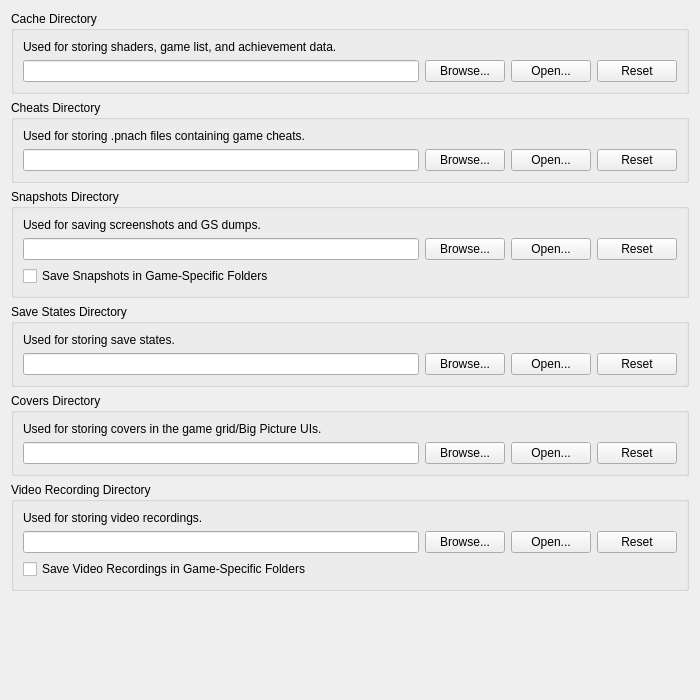
<?xml version="1.0" encoding="UTF-8"?>
<ui version="4.0">
 <class>FolderSettingsWidget</class>
 <widget class="QWidget" name="FolderSettingsWidget">
  <property name="geometry">
   <rect>
    <x>0</x>
    <y>0</y>
    <width>700</width>
    <height>700</height>
   </rect>
  </property>
  <layout class="QVBoxLayout" name="verticalLayout">
   <item>
    <widget class="QGroupBox" name="cacheGroup">
     <property name="title">
      <string>Cache Directory</string>
     </property>
     <layout class="QGridLayout" name="gridLayout_3">
      <item row="1" column="0">
       <widget class="QLineEdit" name="cache"/>
      </item>
      <item row="1" column="1">
       <widget class="QPushButton" name="cacheBrowse">
        <property name="text">
         <string>Browse...</string>
        </property>
       </widget>
      </item>
      <item row="1" column="2">
       <widget class="QPushButton" name="cacheOpen">
        <property name="text">
         <string>Open...</string>
        </property>
       </widget>
      </item>
      <item row="1" column="3">
       <widget class="QPushButton" name="cacheReset">
        <property name="text">
         <string>Reset</string>
        </property>
       </widget>
      </item>
      <item row="0" column="0" colspan="4">
       <widget class="QLabel" name="cacheLabel">
        <property name="text">
         <string>Used for storing shaders, game list, and achievement data.</string>
        </property>
        <property name="textInteractionFlags">
         <set>Qt::TextInteractionFlag::TextBrowserInteraction</set>
        </property>
        <property name="buddy">
         <cstring>cache</cstring>
        </property>
       </widget>
      </item>
     </layout>
    </widget>
   </item>
   <item>
    <widget class="QGroupBox" name="cheatsGroup">
     <property name="title">
      <string>Cheats Directory</string>
     </property>
     <layout class="QGridLayout" name="gridLayout_5">
      <item row="1" column="0">
       <widget class="QLineEdit" name="cheats"/>
      </item>
      <item row="1" column="1">
       <widget class="QPushButton" name="cheatsBrowse">
        <property name="text">
         <string>Browse...</string>
        </property>
       </widget>
      </item>
      <item row="1" column="2">
       <widget class="QPushButton" name="cheatsOpen">
        <property name="text">
         <string>Open...</string>
        </property>
       </widget>
      </item>
      <item row="1" column="3">
       <widget class="QPushButton" name="cheatsReset">
        <property name="text">
         <string>Reset</string>
        </property>
       </widget>
      </item>
      <item row="0" column="0" colspan="4">
       <widget class="QLabel" name="cheatsLabel">
        <property name="text">
         <string>Used for storing .pnach files containing game cheats.</string>
        </property>
        <property name="textInteractionFlags">
         <set>Qt::TextInteractionFlag::TextBrowserInteraction</set>
        </property>
        <property name="buddy">
         <cstring>cheats</cstring>
        </property>
       </widget>
      </item>
     </layout>
    </widget>
   </item>
   <item>
    <widget class="QGroupBox" name="snapshotsGroup">
     <property name="title">
      <string>Snapshots Directory</string>
     </property>
     <layout class="QGridLayout" name="gridLayout">
      <item row="1" column="0">
       <widget class="QLineEdit" name="snapshots"/>
      </item>
      <item row="1" column="1">
       <widget class="QPushButton" name="snapshotsBrowse">
        <property name="text">
         <string>Browse...</string>
        </property>
       </widget>
      </item>
      <item row="1" column="2">
       <widget class="QPushButton" name="snapshotsOpen">
        <property name="text">
         <string>Open...</string>
        </property>
       </widget>
      </item>
      <item row="1" column="3">
       <widget class="QPushButton" name="snapshotsReset">
        <property name="text">
         <string>Reset</string>
        </property>
       </widget>
      </item>
      <item row="0" column="0" colspan="4">
       <widget class="QLabel" name="snaphotsLabel">
        <property name="text">
         <string>Used for saving screenshots and GS dumps.</string>
        </property>
        <property name="textInteractionFlags">
         <set>Qt::TextInteractionFlag::TextBrowserInteraction</set>
        </property>
        <property name="buddy">
         <cstring>snapshots</cstring>
        </property>
       </widget>
      </item>
      <item row="2" column="0" colspan="4">
       <widget class="QCheckBox" name="organizeSnapshotsByGame">
        <property name="text">
         <string>Save Snapshots in Game-Specific Folders</string>
        </property>
       </widget>
      </item>
     </layout>
    </widget>
   </item>
   <item>
    <widget class="QGroupBox" name="saveStatesGroup">
     <property name="title">
      <string>Save States Directory</string>
     </property>
     <layout class="QGridLayout" name="gridLayout_2">
      <item row="0" column="0" colspan="4">
       <widget class="QLabel" name="saveStatesLabel">
        <property name="text">
         <string>Used for storing save states.</string>
        </property>
        <property name="textInteractionFlags">
         <set>Qt::TextInteractionFlag::TextBrowserInteraction</set>
        </property>
        <property name="buddy">
         <cstring>saveStates</cstring>
        </property>
       </widget>
      </item>
      <item row="1" column="1">
       <widget class="QPushButton" name="saveStatesBrowse">
        <property name="text">
         <string>Browse...</string>
        </property>
       </widget>
      </item>
      <item row="1" column="3">
       <widget class="QPushButton" name="saveStatesReset">
        <property name="text">
         <string>Reset</string>
        </property>
       </widget>
      </item>
      <item row="1" column="0">
       <widget class="QLineEdit" name="saveStates"/>
      </item>
      <item row="1" column="2">
       <widget class="QPushButton" name="saveStatesOpen">
        <property name="text">
         <string>Open...</string>
        </property>
       </widget>
      </item>
     </layout>
    </widget>
   </item>
   <item>
    <widget class="QGroupBox" name="coversGroup">
     <property name="title">
      <string>Covers Directory</string>
     </property>
     <layout class="QGridLayout" name="gridLayout_4">
      <item row="1" column="0">
       <widget class="QLineEdit" name="covers"/>
      </item>
      <item row="1" column="1">
       <widget class="QPushButton" name="coversBrowse">
        <property name="text">
         <string>Browse...</string>
        </property>
       </widget>
      </item>
      <item row="1" column="2">
       <widget class="QPushButton" name="coversOpen">
        <property name="text">
         <string>Open...</string>
        </property>
       </widget>
      </item>
      <item row="1" column="3">
       <widget class="QPushButton" name="coversReset">
        <property name="text">
         <string>Reset</string>
        </property>
       </widget>
      </item>
      <item row="0" column="0" colspan="4">
       <widget class="QLabel" name="coversLabel">
        <property name="text">
         <string>Used for storing covers in the game grid/Big Picture UIs.</string>
        </property>
        <property name="textInteractionFlags">
         <set>Qt::TextInteractionFlag::TextBrowserInteraction</set>
        </property>
        <property name="buddy">
         <cstring>covers</cstring>
        </property>
       </widget>
      </item>
     </layout>
    </widget>
   </item>
   <item>
    <widget class="QGroupBox" name="videoDumpDirectory">
     <property name="title">
      <string>Video Recording Directory</string>
     </property>
     <layout class="QGridLayout" name="gridLayout_7">
      <item row="3" column="2">
       <widget class="QPushButton" name="videoDumpingDirectoryOpen">
        <property name="text">
         <string>Open...</string>
        </property>
       </widget>
      </item>
      <item row="3" column="0">
       <widget class="QLineEdit" name="videoDumpingDirectory"/>
      </item>
      <item row="3" column="1">
       <widget class="QPushButton" name="videoDumpingDirectoryBrowse">
        <property name="text">
         <string>Browse...</string>
        </property>
       </widget>
      </item>
      <item row="0" column="0">
       <widget class="QLabel" name="videoDumpLabel">
        <property name="text">
         <string>Used for storing video recordings.</string>
        </property>
        <property name="textInteractionFlags">
         <set>Qt::TextInteractionFlag::TextBrowserInteraction</set>
        </property>
        <property name="buddy">
         <cstring>videoDumpingDirectory</cstring>
        </property>
       </widget>
      </item>
      <item row="3" column="3">
       <widget class="QPushButton" name="videoDumpingDirectoryReset">
        <property name="text">
         <string>Reset</string>
        </property>
       </widget>
      </item>
      <item row="4" column="0">
       <widget class="QCheckBox" name="organizeVideoDumpByGame">
        <property name="text">
         <string>Save Video Recordings in Game-Specific Folders</string>
        </property>
       </widget>
      </item>
     </layout>
    </widget>
   </item>
   <item>
    <spacer name="verticalSpacer">
     <property name="orientation">
      <enum>Qt::Orientation::Vertical</enum>
     </property>
     <property name="sizeHint" stdset="0">
      <size>
       <width>20</width>
       <height>0</height>
      </size>
     </property>
    </spacer>
   </item>
  </layout>
 </widget>
 <tabstops>
  <tabstop>cache</tabstop>
  <tabstop>cacheBrowse</tabstop>
  <tabstop>cacheOpen</tabstop>
  <tabstop>cacheReset</tabstop>
  <tabstop>cheats</tabstop>
  <tabstop>cheatsBrowse</tabstop>
  <tabstop>cheatsOpen</tabstop>
  <tabstop>cheatsReset</tabstop>
  <tabstop>snapshots</tabstop>
  <tabstop>snapshotsBrowse</tabstop>
  <tabstop>snapshotsOpen</tabstop>
  <tabstop>snapshotsReset</tabstop>
  <tabstop>organizeSnapshotsByGame</tabstop>
  <tabstop>saveStates</tabstop>
  <tabstop>saveStatesBrowse</tabstop>
  <tabstop>saveStatesOpen</tabstop>
  <tabstop>saveStatesReset</tabstop>
  <tabstop>covers</tabstop>
  <tabstop>coversBrowse</tabstop>
  <tabstop>coversOpen</tabstop>
  <tabstop>coversReset</tabstop>
  <tabstop>videoDumpingDirectory</tabstop>
  <tabstop>videoDumpingDirectoryBrowse</tabstop>
  <tabstop>videoDumpingDirectoryOpen</tabstop>
  <tabstop>videoDumpingDirectoryReset</tabstop>
 </tabstops>
 <resources>
  <include location="../resources/resources.qrc"/>
 </resources>
 <connections/>
</ui>
